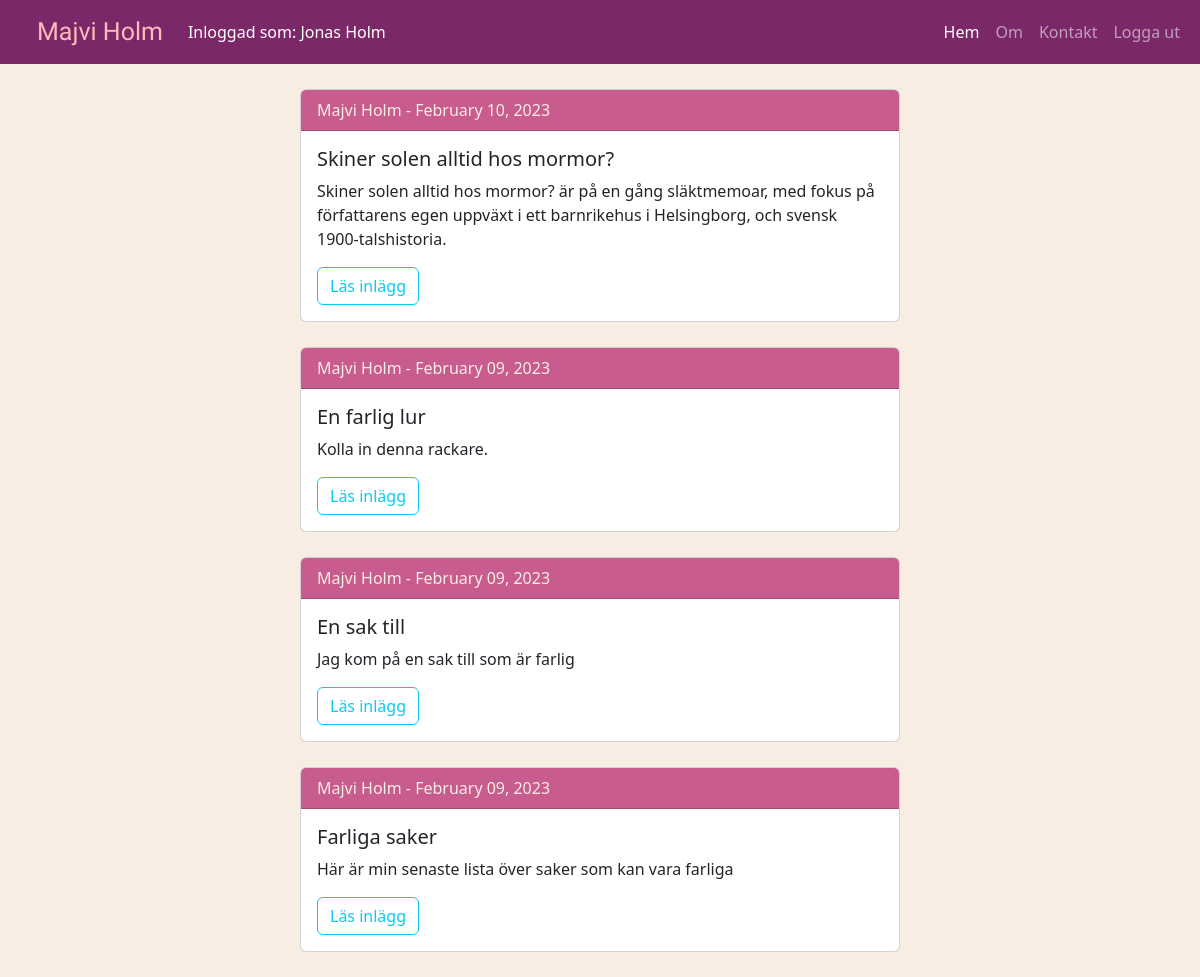
The page / (signed in) on the database its author committed.
### main.py (models this page shows)
class User(UserMixin, db.Model):
    __tablename__ = "users"
    id = db.Column(db.Integer, primary_key=True)
    email = db.Column(db.String(100), unique=True)
    password = db.Column(db.String(100))
    name = db.Column(db.String(1000))
    posts = relationship("BlogPost", back_populates="author")
    comments = relationship("Comment", back_populates="comment_author")

class BlogPost(db.Model):
    __tablename__ = "blog_posts"
    id = db.Column(db.Integer, primary_key=True)
    title = db.Column(db.String(250), unique=True, nullable=False)
    subtitle = db.Column(db.String(250), nullable=False)
    date = db.Column(db.String(250), nullable=False)
    body = db.Column(db.Text, nullable=False)
    img_url = db.Column(db.String(250), nullable=False)
    author_id = db.Column(db.Integer, db.ForeignKey("users.id"))
    author = relationship("User", back_populates="posts")
    comments = relationship("Comment", back_populates="parent_post")

### main.py (the view)
@app.route("/")
def home():
    user = None
    if current_user.is_authenticated:
        user = current_user
    posts = BlogPost.query.all()
    return render_template("index.html", posts=posts, user=user, logged_in=current_user.is_authenticated)

### main.py (called while the page is built)
@login_manager.user_loader
def load_user(user_id):
    return User.query.get(int(user_id))

### templates/index.html (shortened to what this page needs)
{% extends "layout.html" %}
{% block contents %}
{% for i in posts|reverse: %}
<div class="card">
  <div class="card-header">
    {{i.author.name}} - {{i.date}}
  </div>
  <div class="card-body">
    <h5 class="card-title">{{ i.title }}</h5>
    <p class="card-text">{{i.subtitle}}</p>
    <a href="{{ url_for('show_post', post_id=i.id) }}" class="btn btn-outline-info">Läs inlägg</a>
  </div>
</div>
{% endfor %}
{% endblock contents %}

### templates/layout.html (shortened to what this page needs)
<!doctype html>
{% import "bootstrap/wtf.html" as wtf %}
<html lang="en">
  <head>
    <link href="https://cdn.jsdelivr.net/npm/bootstrap@5.3.0-alpha1/dist/css/bootstrap.min.css" rel="stylesheet">
    <link rel="stylesheet" type="text/css" href="{{ url_for('static', filename='main.css') }}">
  </head>
  <body>
  <nav class="navbar navbar-expand-lg bg-dark" data-bs-theme="dark">
    <div class="container-fluid">
      <a class="navbar-brand" href="{{ url_for('home') }}">Majvi Holm</a>
      {% if logged_in: %}
      <a class="nav-link login">Inloggad som: {{ user.name }}</a>
      {% endif %}
      <div class="collapse navbar-collapse" id="navbarText">
        <ul class="navbar-nav ms-auto mb-2 mb-lg-0">
          <li class="nav-item">
            <a class="nav-link active" aria-current="page" href="{{ url_for('home') }}">Hem</a>
          </li>
          <li class="nav-item">
            <a class="nav-link" href="{{ url_for('about') }}">Om</a>
          </li>
          <li class="nav-item">
            <a class="nav-link" href="{{ url_for('contact') }}">Kontakt</a>
          </li>
          {% if not logged_in: %}
            <li class="nav-item">
              <a class="nav-link" href="{{ url_for('register') }}">Registrera</a>
            </li>
            <li class="nav-item">
              <a class="nav-link" href="{{ url_for('login') }}">Logga in</a>
            </li>
            {% else: %}
            <li class="nav-item">
              <a class="nav-link" href="{{ url_for('logout') }}">Logga ut</a>
            </li>
            {% endif %}
        </ul>
      </div>
    </div>
  </nav>
<div class="container">
  <div class="divform">
  {% block contents %}
  {% endblock %}
  </div>
  </body>
</html>

### static/main.css (style rules this page uses)
body { background-color: #F8EDE3; }
.navbar { background-color: #7B2869 !important; }
.navbar-brand { font-family: 'Norican', cursive; font-size: 25px; color: #FFBABA; margin: 0px 25px 0px 25px; }
.card-header { background-color: #C85C8E; color: #F8EDE3; }
.card { width: 600px; margin: 25px auto 25px; }
.divform { width: 600px; margin: 25px auto 25px; }
.login { color: white; }

### rows shown on the page
User: name "Jonas Holm"
BlogPost: author.name "Majvi Holm", date "February 10, 2023", title "Skiner solen alltid hos mormor?", subtitle "Skiner solen alltid hos mormor? är på en gång släktmemoar, med fokus på författarens egen uppväxt i ett barnrikehus i Helsingborg, och svensk 1900-talshistoria."
BlogPost: author.name "Majvi Holm", date "February 09, 2023", title "En farlig lur", subtitle "Kolla in denna rackare."
BlogPost: author.name "Majvi Holm", date "February 09, 2023", title "En sak till", subtitle "Jag kom på en sak till som är farlig"
BlogPost: author.name "Majvi Holm", date "February 09, 2023", title "Farliga saker", subtitle "Här är min senaste lista över saker som kan vara farliga"
